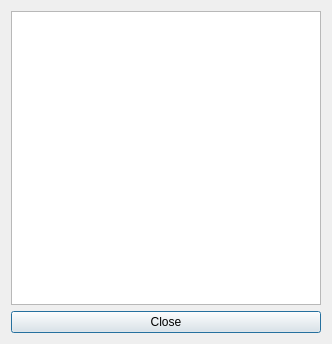
<?xml version="1.0" encoding="UTF-8"?>
<ui version="4.0">
 <class>DebugLogDialog</class>
 <widget class="QDialog" name="DebugLogDialog">
  <property name="geometry">
   <rect>
    <x>0</x>
    <y>0</y>
    <width>332</width>
    <height>344</height>
   </rect>
  </property>
  <property name="windowTitle">
   <string>日志</string>
  </property>
  <layout class="QVBoxLayout" name="verticalLayout">
   <item>
    <widget class="QPlainTextEdit" name="plainTextEdit"/>
   </item>
   <item>
    <widget class="QPushButton" name="pushButton">
     <property name="text">
      <string>Close</string>
     </property>
    </widget>
   </item>
  </layout>
 </widget>
 <resources/>
 <connections/>
</ui>
